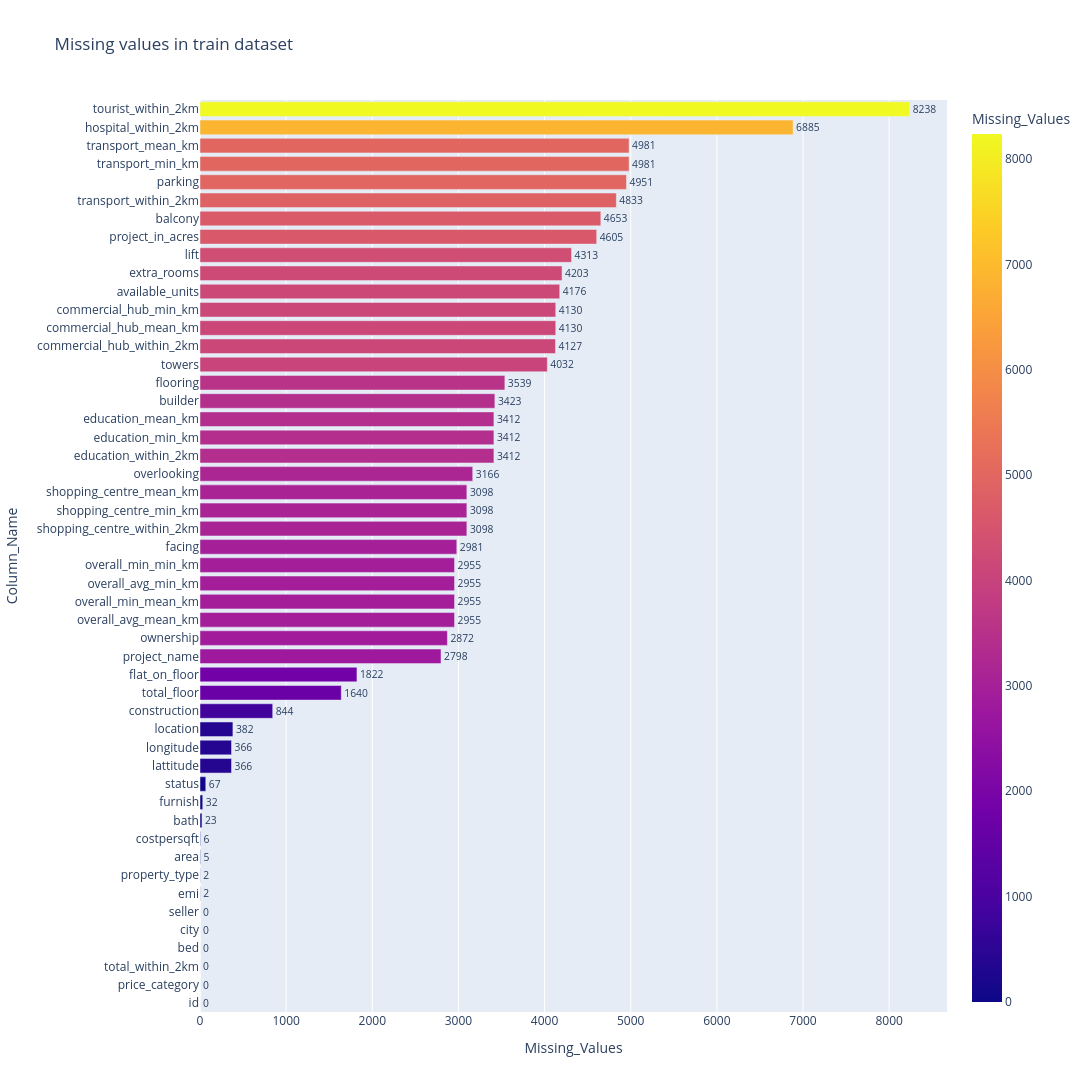

This figure's notebook cell:
### Code cell
fig = px.bar(temp_X_train.sort_values(by='Missing_Values'),x='Missing_Values',y='Column_Name',
             orientation='h',height=1500,width=1100,color='Missing_Values',text='Missing_Values',title='Missing values in train dataset')
fig.update_traces(textposition='outside')
fig.show()

### Figure 1 — Plotly figure (JSON) as saved in the notebook; plotly's stock layout.template omitted (floating-point values rounded to 4 significant figures)
{"data": [{"alignmentgroup": "True", "hovertemplate": "Missing_Values=%{marker.color}<br>Column_Name=%{y}<extra></extra>", "legendgroup": "", "marker": {"color": [0, 0, 0, 0, 0, 0, 2, 2, 5, 6, 23, 32, 67, 366, 366, 382, 844, 1640, 1822, 2798, 2872, 2955, 2955, 2955, 2955, 2981, 3098, 3098, 3098, 3166, 3412, 3412, 3412, 3423, 3539, 4032, 4127, 4130, 4130, 4176, 4203, 4313, 4605, 4653, 4833, 4951, 4981, 4981, 6885, 8238], "coloraxis": "coloraxis", "pattern": {"shape": ""}}, "name": "", "offsetgroup": "", "orientation": "h", "showlegend": false, "text": [0, 0, 0, 0, 0, 0, 2, 2, 5, 6, 23, 32, 67, 366, 366, 382, 844, 1640, 1822, 2798, 2872, 2955, 2955, 2955, 2955, 2981, 3098, 3098, 3098, 3166, 3412, 3412, 3412, 3423, 3539, 4032, 4127, 4130, 4130, 4176, 4203, 4313, 4605, 4653, 4833, 4951, 4981, 4981, 6885, 8238], "textposition": "outside", "type": "bar", "x": [0, 0, 0, 0, 0, 0, 2, 2, 5, 6, 23, 32, 67, 366, 366, 382, 844, 1640, 1822, 2798, 2872, 2955, 2955, 2955, 2955, 2981, 3098, 3098, 3098, 3166, 3412, 3412, 3412, 3423, 3539, 4032, 4127, 4130, 4130, 4176, 4203, 4313, 4605, 4653, 4833, 4951, 4981, 4981, 6885, 8238], "xaxis": "x", "y": ["id", "price_category", "total_within_2km", "bed", "city", "seller", "emi", "property_type", "area", "costpersqft", "bath", "furnish", "status", "lattitude", "longitude", "location", "construction", "total_floor", "flat_on_floor", "project_name", "ownership", "overall_avg_mean_km", "overall_min_mean_km", "overall_avg_min_km", "overall_min_min_km", "facing", "shopping_centre_within_2km", "shopping_centre_min_km", "shopping_centre_mean_km", "overlooking", "education_within_2km", "education_min_km", "education_mean_km", "builder", "flooring", "towers", "commercial_hub_within_2km", "commercial_hub_mean_km", "commercial_hub_min_km", "available_units", "extra_rooms", "lift", "project_in_acres", "balcony", "transport_within_2km", "parking", "transport_min_km", "transport_mean_km", "hospital_within_2km", "tourist_within_2km"], "yaxis": "y"}], "layout": {"barmode": "relative", "coloraxis": {"colorbar": {"title": {"text": "Missing_Values"}}, "colorscale": [[0, "#0d0887"], [0.1111, "#46039f"], [0.2222, "#7201a8"], [0.3333, "#9c179e"], [0.4444, "#bd3786"], [0.5556, "#d8576b"], [0.6667, "#ed7953"], [0.7778, "#fb9f3a"], [0.8889, "#fdca26"], [1, "#f0f921"]]}, "height": 1500, "legend": {"tracegroupgap": 0}, "title": {"text": "Missing values in train dataset"}, "width": 1100, "xaxis": {"anchor": "y", "autorange": true, "domain": [0, 1], "range": [0, 8672.0], "title": {"text": "Missing_Values"}, "type": "linear"}, "yaxis": {"anchor": "x", "autorange": true, "domain": [0, 1], "range": [-0.5, 49.5], "title": {"text": "Column_Name"}, "type": "category"}}}
